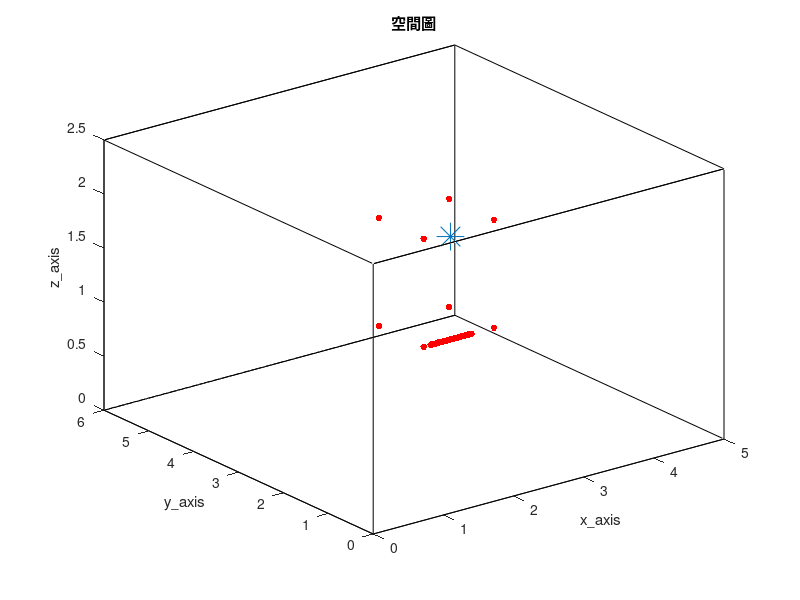

Reproduce this figure in MATLAB. (Note: this script raises an error after producing the figure.)
clc; clear;
close all;

% 加入資料夾 %
addpath('wpe_v1.33')

tic

%% RIR parameter %%
SorNum = 1;                                              % source number
MicNum_TDOA = 8;                                         % TDOA麥克風數量
MicNum = 38;                                             % number of microphone
c = 343;                                                 % Sound velocity (m/s)
fs = 16000;                                              % Sample frequency (samples/s)

% distributed 8 mic %
mic_x = [ 200 ; 300 ; 300 ; 200 ; 200 ; 300 ; 300 ; 200 ]./100;
mic_y = [ 200 ; 200 ; 300 ; 300 ; 200 ; 200 ; 300 ; 300 ]./100;
mic_z = [ 100 ; 100 ; 100 ; 100 ; 200 ; 200 ; 200 ; 200 ]./100;
MicPos = [mic_x, mic_y, mic_z,];

% ULA 30 mics %
MicStart = [210, 200, 100]/100;
spacing = 0.02;
for i = MicNum_TDOA+1:MicNum
    MicPos(i, :) = [MicStart(1, 1)+(i-(MicNum_TDOA+1))*spacing, MicStart(1, 2), MicStart(1, 3)];
end

SorPos = [270, 250, 180]/100;                            % source position (m)
room_dim = [500, 600, 250]/100;                          % Room dimensions [x y z] (m)
%%%%%%%%%%%%%%%%%%%%%%%%%%%%%%%%%%%%%%%%%%%%%%%%%%%%%%%%%%%%%%%%%%%%%%%%%%%%%%%%%%%%%%%%%%%%%%%%%%%%%%%%%%%%%%%%%%%
reverberation_time = 0.2;                                % Reverberation time (s)
points_rir = 2048;                                       % Number of rir points (需比 reverberation time 還長)
look_mic = 10;
%%%%%%%%%%%%%%%%%%%%%%%%%%%%%%%%%%%%%%%%%%%%%%%%%%%%%%%%%%%%%%%%%%%%%%%%%%%%%%%%%%%%%%%%%%%%%%%%%%%%%%%%%%%%%%%%%%%
mtype = 'omnidirectional';                               % Type of microphone
order = -1;                                              % -1 equals maximum reflection order!
dim = 3;                                                 % Room dimension
orientation = 0;                                         % Microphone orientation (rad)
hp_filter = 1;                                           % Disable high-pass filter

referencce_point = MicPos(1, :);
sorpos_groundtruth = SorPos - referencce_point;

% 畫空間圖 %
figure(1);
plot3( [0 room_dim(1, 1) room_dim(1, 1) 0 0 0 room_dim(1, 1) room_dim(1, 1) 0 0 room_dim(1, 1) room_dim(1, 1) 0 0 room_dim(1, 1) room_dim(1, 1)], ...
       [0 0 room_dim(1, 2) room_dim(1, 2) 0 0 0 room_dim(1, 2) room_dim(1, 2) room_dim(1, 2) room_dim(1, 2) room_dim(1, 2) room_dim(1, 2) 0 0 0], ...
       [0 0 0 0 0 room_dim(1, 3) room_dim(1, 3) room_dim(1, 3) room_dim(1, 3) 0 0 room_dim(1, 3) room_dim(1, 3) room_dim(1, 3) room_dim(1, 3) 0] , 'k')
hold on
plot3(MicPos(:, 1), MicPos(:, 2), MicPos(:, 3), 'r.', 'MarkerSize', 15)
hold on
plot3(SorPos(:, 1), SorPos(:, 2), SorPos(:, 3), '*', 'MarkerSize', 20)
hold off
xlabel('x\_axis')
ylabel('y\_axis')
zlabel('z\_axis')
title('空間圖')
shg

%% load ground-truth RIR (h) %%
% 產生 RIR 和存.mat 檔 %
h = rir_generator(c, fs, MicPos, SorPos, room_dim, reverberation_time, points_rir, mtype, order, dim, orientation, hp_filter);
rir_filename_str = ['h\h_', string(reverberation_time), 'x', string(MicNum), 'x', string(points_rir), '.mat'];
rir_filemane = join(rir_filename_str, '');
save(rir_filemane, 'h')

rir_filename_str = ['h\h_', string(reverberation_time), 'x', string(MicNum), 'x', string(points_rir), '.mat'];
rir_filemane = join(rir_filename_str, '');
load(rir_filemane)

%% window parameter %%
NFFT = 1024;
hopsize = 256;

win = hamming(NFFT);
osfac = round(NFFT/hopsize);

frequency = NFFT/2 + 1;
L = length(hopsize:hopsize:points_rir+2*NFFT-2);    % (len(win) + len(win) - 1) + points_rir - 1
freqs_vector = linspace(0, fs/2, frequency);

%% 讀音檔 (source) %%
Second = 23;
SorLen =  Second*fs;

% load speech source %
[source_transpose, fs] = audioread('245.wav', [1, SorLen]);
source = source_transpose.';

%% 產生麥克風訊號，先在時域上 convolution 再做 stft (y_nodelay y_delay Y_delay ) %%
% convolution source and RIR %
as = zeros(MicNum, points_rir+SorLen-1);
for i = 1 : MicNum
    as(i, :) = conv(h(i, :), source);
end

extra_delay_y = (ceil(NFFT/hopsize) - 1)*hopsize;    % put delay for equilization between time convolution and CTF 
y_delay = zeros(MicNum, SorLen);
y_delay(:, extra_delay_y+1:end) = as(:, 1:SorLen-extra_delay_y);
y_nodelay = as(:, 1:SorLen);

% y_delay 轉頻域 %
y_delay_transpose = y_delay.';
[Y_delay, ~, ~] = stft(y_delay_transpose, fs, Window=win, OverlapLength=NFFT-hopsize, FFTLength=NFFT, FrequencyRange='onesided');
NumOfFrame = size(Y_delay, 2);

%% TDOA localization %%
% GCC-PHAT for delay estimation %
delay = zeros(MicNum_TDOA-1, 1);
difference = zeros(MicNum_TDOA-1, 1);
for i = 1:MicNum_TDOA-1
    delay(i, :) = gccphat(y_nodelay(i+1,:).', y_nodelay(1,:).', fs);
    difference(i, :) = delay(i, :)*c;
end

% mics position with repect to reference point %
micpos = [mic_x, mic_y, mic_z,] - referencce_point;

% generate parameters matrix %
A = 2*[micpos(2:end, :), difference];
b = micpos(2:end, 1).^2 + micpos(2:end, 2).^2 + micpos(2:end, 3).^2 - difference.^2;
%%%%%%%%%%%%%%%%%%%%%%%%%%%%%%%%%%%%%%%%%%%%%%%%%%%%%%%%%%%%%%%%%%%%%%%%%%%%%%%%%%%%%%%%%%%%%%%%%%%%%%%%%%%%%%%%%%%
sigma = 0.01;
%%%%%%%%%%%%%%%%%%%%%%%%%%%%%%%%%%%%%%%%%%%%%%%%%%%%%%%%%%%%%%%%%%%%%%%%%%%%%%%%%%%%%%%%%%%%%%%%%%%%%%%%%%%%%%%%%%%
psi = 4*sigma^2*(ones(MicNum_TDOA-1, 1)*ones(MicNum_TDOA-1, 1).' + eye(MicNum_TDOA-1))*difference*difference.';
dia_load_psi = 1;
invpsi = inv(psi+dia_load_psi*eye(MicNum_TDOA-1)); 
P = [1 0 0 0;0 1 0 0;0 0 1 0;0 0 0 -1];

% find possible root %
syms Z
theta = pinv(A.'*invpsi*A+Z*P )*(A.'*invpsi*b);
I = theta.'*P*theta;
[num, den] = numden(I);
poly = sym2poly(num);
roots = roots(poly);
roots_real = roots(imag(roots)==0, :);    % 取只有實數的根
if isempty(roots_real)
    roots_real = [roots_real; 0];
end

% find actual root from posible root %
if size(roots_real, 1) > 1
    theta = zeros(4, size(roots_real, 1));
    costfun = zeros(size(roots_real, 1), 1);
    for i = 1:size(roots_real, 1)
        theta(:, i) = pinv(A.'*invpsi*A+roots_real(i, :)*P )*(A.'*invpsi*b);
        costfun(i, :) = (A*theta(:, i)-b).'*invpsi*(A*theta(:, i)-b);
    end

    [~, min_index] = min(costfun);
    sorpos_estimation = theta(1:3, min_index).';
else
    theta = pinv(A.'*invpsi*A+roots_real*P )*(A.'*invpsi*b);
    sorpos_estimation = theta(1:3, :).';
end

%% load y_wpe (y_wpe) %%
% do wpe %
y_wpe = wpe(y_nodelay.', 'wpe_parameter.m');
y_wpe = y_wpe.';

% 存 wpe mat %
y_wpe_filename_str = ['y\y_wpe_', string(reverberation_time), '.mat'];
y_wpe_filename = join(y_wpe_filename_str, '');
save(y_wpe_filename, 'y_wpe')

% load y_wpe %
y_wpe_filename_str = ['y\y_wpe_', string(reverberation_time), '.mat'];
y_wpe_filename = join(y_wpe_filename_str, '');
load(y_wpe_filename);

%% DAS beamformer (Y_DAS) %%
% 算 mic 與 source 之距離 %
distance = zeros(MicNum, SorNum);
for i = 1 : MicNum
    distance(i, :) =  sqrt(sum((SorPos - MicPos(i, :)).^2));    % 其實應該用sorpos_estimation+referencce_point 不過差不到一公分
end

% 算 a %
a = zeros(MicNum, SorNum, frequency);
for n = 1:frequency
    omega = 2*pi*freqs_vector(n);
    a(:, :, n) = exp(-1j*omega/c*distance)./distance;
end

% 算 DAS weight %
w = a/MicNum;

% 算 Y_DAS %
y_wpe_transpose = y_wpe.';
[Y_wpe, ~, ~] = stft(y_wpe_transpose, fs, Window=win, OverlapLength=NFFT-hopsize, FFTLength=NFFT, FrequencyRange='onesided');

Y_DAS = zeros(frequency, NumOfFrame);
for FrameNo= 1:NumOfFrame
    for n = 1: frequency
         Y_DAS(n, FrameNo) = w(:, :, n)'*squeeze(Y_wpe(n, FrameNo, :));
    end  

end

%%  Wiener filter %%
start_ini_frame = L;
ini_frame = NumOfFrame;

% compute Rss %
forfac_ini_Rss = 0.999;
Rss = zeros(L, L, frequency);
for FrameNo= start_ini_frame:ini_frame
    S_choose = Y_DAS(:, FrameNo+1-L:FrameNo).';
    for n = 1: frequency
         Rss(:,:,n) = forfac_ini_Rss*Rss(:,:,n) + (1-forfac_ini_Rss)*flip(S_choose(:,n)) * flip(S_choose(:,n))';
    end  

end

% compute Rsy %
forfac_ini_Rsy = 0.999;
Rsy = zeros(L, MicNum, frequency);
for FrameNo= start_ini_frame:ini_frame
    S_choose = Y_DAS(:, FrameNo+1-L:FrameNo).';
    Y_choose = squeeze(Y_delay(:, FrameNo, :)).';
    for n = 1: frequency
         Rsy(:,:,n) = forfac_ini_Rsy*Rsy(:,:,n) + (1-forfac_ini_Rsy)*flip(S_choose(:,n)) * Y_choose(:,n)';
    end 

end

% Wiener solution %
A = zeros(MicNum, L, frequency);
dia_load_ini = 10^(-7);
for n = 1:frequency
    A(:,:,n) = Rsy(:,:,n)'/(Rss(:,:,n) + dia_load_ini.*eye(L));
end

% A 轉回時域 %
A_forplot = zeros(frequency, L, MicNum);
for i = 1 : MicNum
    A_forplot(:, :, i) = squeeze(A(i, :, :)).';
end

A_tdomain = reconstruct_RIR_normalwindow(points_rir, NFFT, hopsize, L, win, fs, frequency, MicNum, A_forplot);    % dimension = MicNum x (points_rir+(osfac-1)*hopsize)
A_tdomain = A_tdomain(:, hopsize*(osfac-1)+1:end);
ratio_A_tdomain = zeros(MicNum, 1);
for i = 1:MicNum
    ratio_A_tdomain(i, :) = max(abs(h(i, :)))/max(abs(A_tdomain(i, :)));
end

A_tdomain = A_tdomain.*ratio_A_tdomain;

%  算 NRMSPM %
h_NRMSPM = reshape(h.', [MicNum*points_rir 1]);
aa_NRMSPM = reshape(A_tdomain.', [MicNum*points_rir 1]);
NRMSPM_Wiener = 20*log10(norm(h_NRMSPM-h_NRMSPM.'*aa_NRMSPM/(aa_NRMSPM.'*aa_NRMSPM)*aa_NRMSPM)/norm(h_NRMSPM));

% estimated RIR and absolute error plot %
h_yaxis_upperlimit = max(h(look_mic, :)) + 0.01;
h_yaxis_underlimit = min(h(look_mic, :)) - 0.01;
ATF = fft(h, points_rir, 2);
ATF_estimated = fft(A_tdomain, points_rir, 2);

figure(1)
subplot(2, 1, 1);
plot(h(look_mic, :), 'r');
hold on
plot(A_tdomain(look_mic, :), 'b');
hold off
ylim([h_yaxis_underlimit h_yaxis_upperlimit])
xlim([1 points_rir])
legend('ground-truth RIR', 'estimated RIR')
xlabel('time samples')
ylabel('RIR')

subplot(2, 1, 2);
plot(linspace(0, fs/2, points_rir/2+1), abs(ATF(look_mic, 1:points_rir/2+1) - ATF_estimated(look_mic, 1:points_rir/2+1)));
ylim([0 1])
xlabel('frequency (Hz)')
ylabel('absolute error')
shg

% save A and fig %
algorithm = 'Wiener';
A_filename_str = ['A\A_', string(reverberation_time), 'x', algorithm, '.mat'];
A_filename = join(A_filename_str, '');
save(A_filename, 'A')

fig_filename_str = ['fig\fig_', string(reverberation_time), 'x', algorithm, '.fig'];
fig_filename = join(fig_filename_str, '');
savefig(fig_filename)

% MINT %
g_len = floor(points_rir/1000)/4*3000;
weight_len = floor(g_len/4);
dia_load_MINT = 10^(-7);
source_MINT_Wiener = MINT(A_tdomain, y_nodelay, g_len, weight_len, dia_load_MINT);

%% RLS %%
start_ini_frame = L;
ini_frame = NumOfFrame;

% vector error RLS %
A = zeros(MicNum, L, frequency);
error = zeros(MicNum, (ini_frame-start_ini_frame+1), frequency);
lambda = 0.99;
for n = 1: frequency
    weight = zeros(L, MicNum);
    P = (1e-2)^-1*eye(L);
    for FrameNo = start_ini_frame:ini_frame
        Y_DAS_choose = flip(Y_DAS(n, FrameNo-L+1:FrameNo).');
        Y_delay_choose = squeeze(Y_delay(n, FrameNo, :));
        error(:, FrameNo-start_ini_frame+1, n) = Y_delay_choose' - Y_DAS_choose'*weight;
        k_RLS = lambda^-1*P*Y_DAS_choose/(1 + lambda^-1*Y_DAS_choose'*P*Y_DAS_choose);
        weight = weight + k_RLS*error(:, FrameNo-start_ini_frame+1, n).';
        P = lambda^-1*P - lambda^-1*k_RLS*Y_DAS_choose'*P;
    end

    A(:, :, n) = weight';
end

% A 轉回時域 %
A_forplot = zeros(frequency, L, MicNum);
for i = 1 : MicNum
    A_forplot(:, :, i) = squeeze(A(i, :, :)).';
end

A_tdomain = reconstruct_RIR_normalwindow(points_rir, NFFT, hopsize, L, win, fs, frequency, MicNum, A_forplot);    % dimension = MicNum x (points_rir+(osfac-1)*hopsize)
A_tdomain = A_tdomain(:, hopsize*(osfac-1)+1:end);
ratio_A_tdomain = zeros(MicNum, 1);
for i = 1:MicNum
    ratio_A_tdomain(i, :) = max(abs(h(i, :)))/max(abs(A_tdomain(i, :)));
end

A_tdomain = A_tdomain.*ratio_A_tdomain;

%  算 NRMSPM %
h_NRMSPM = reshape(h.', [MicNum*points_rir 1]);
aa_NRMSPM = reshape(A_tdomain.', [MicNum*points_rir 1]);
NRMSPM_RLS = 20*log10(norm(h_NRMSPM-h_NRMSPM.'*aa_NRMSPM/(aa_NRMSPM.'*aa_NRMSPM)*aa_NRMSPM)/norm(h_NRMSPM));

% estimated RIR and absolute error plot %
h_yaxis_upperlimit = max(h(look_mic, :)) + 0.01;
h_yaxis_underlimit = min(h(look_mic, :)) - 0.01;
ATF = fft(h, points_rir, 2);
ATF_estimated = fft(A_tdomain, points_rir, 2);

figure(2)
subplot(2, 1, 1);
plot(h(look_mic, :), 'r');
hold on
plot(A_tdomain(look_mic, :), 'b');
hold off
ylim([h_yaxis_underlimit h_yaxis_upperlimit])
xlim([1 points_rir])
legend('ground-truth RIR', 'estimated RIR')
xlabel('time samples')
ylabel('RIR')

subplot(2, 1, 2);
plot(linspace(0, fs/2, points_rir/2+1), abs(ATF(look_mic, 1:points_rir/2+1) - ATF_estimated(look_mic, 1:points_rir/2+1)));
ylim([0 1])
xlabel('frequency (Hz)')
ylabel('absolute error')
shg

% save A %
algorithm = 'RLS';
A_filename_str = ['A\A_', string(reverberation_time), 'x', algorithm, '.mat'];
A_filename = join(A_filename_str, '');
save(A_filename, 'A')

fig_filename_str = ['fig\fig_', string(reverberation_time), 'x', algorithm, '.fig'];
fig_filename = join(fig_filename_str, '');
savefig(fig_filename)

% MINT %
g_len = floor(points_rir/1000)/4*3000;
weight_len = floor(g_len/4);
dia_load_MINT = 10^(-7);
source_MINT_RLS = MINT(A_tdomain, y_nodelay, g_len, weight_len, dia_load_MINT);

%% Kalman filter %%
start_ini_frame = L;
ini_frame = NumOfFrame;

% Kalman filter %
A = zeros(MicNum, L, frequency);
parfor i = 1:MicNum
    for n =1:frequency
        weight = zeros(L, 1);
        P = 0.5*eye(L);    % error covariance matrix %
        K = zeros(L, 1);    % Kalman gain %
        R = 10^(-3);    % measurement noise covariance matrix %
        for FrameNo = start_ini_frame:ini_frame
            % no time update only have measurement update %
            K = P*flip(Y_DAS(n, FrameNo-L+1:FrameNo).')*inv(conj(flip(Y_DAS(n, FrameNo-L+1:FrameNo)))*P*flip(Y_DAS(n, FrameNo-L+1:FrameNo).') + R);
            weight = weight + K*(conj(Y_delay(n, FrameNo, i)) - conj(flip(Y_DAS(n, FrameNo-L+1:FrameNo)))*weight);
            P = P - K*conj(flip(Y_DAS(n, FrameNo-L+1:FrameNo)))*P;
        end
    
        A(i, :, n) = weight';
    end

end

% A 轉回時域 %
A_forplot = zeros(frequency, L, MicNum);
for i = 1 : MicNum
    A_forplot(:, :, i) = squeeze(A(i, :, :)).';
end

A_tdomain = reconstruct_RIR_normalwindow(points_rir, NFFT, hopsize, L, win, fs, frequency, MicNum, A_forplot);    % dimension = MicNum x (points_rir+(osfac-1)*hopsize)
A_tdomain = A_tdomain(:, hopsize*(osfac-1)+1:end);
ratio_A_tdomain = zeros(MicNum, 1);
for i = 1:MicNum
    ratio_A_tdomain(i, :) = max(abs(h(i, :)))/max(abs(A_tdomain(i, :)));
end

A_tdomain = A_tdomain.*ratio_A_tdomain;

%  算 NRMSPM %
h_NRMSPM = reshape(h.', [MicNum*points_rir 1]);
aa_NRMSPM = reshape(A_tdomain.', [MicNum*points_rir 1]);
NRMSPM_Kalman = 20*log10(norm(h_NRMSPM-h_NRMSPM.'*aa_NRMSPM/(aa_NRMSPM.'*aa_NRMSPM)*aa_NRMSPM)/norm(h_NRMSPM));

% estimated RIR and absolute error plot %
h_yaxis_upperlimit = max(h(look_mic, :)) + 0.01;
h_yaxis_underlimit = min(h(look_mic, :)) - 0.01;
ATF = fft(h, points_rir, 2);
ATF_estimated = fft(A_tdomain, points_rir, 2);

figure(3)
subplot(2, 1, 1);
plot(h(look_mic, :), 'r');
hold on
plot(A_tdomain(look_mic, :), 'b');
hold off
ylim([h_yaxis_underlimit h_yaxis_upperlimit])
xlim([1 points_rir])
legend('ground-truth RIR', 'estimated RIR')
xlabel('time samples')
ylabel('RIR')

subplot(2, 1, 2);
plot(linspace(0, fs/2, points_rir/2+1), abs(ATF(look_mic, 1:points_rir/2+1) - ATF_estimated(look_mic, 1:points_rir/2+1)));
ylim([0 1])
xlabel('frequency (Hz)')
ylabel('absolute error')
shg

% save A %
algorithm = 'Kalman';
A_filename_str = ['A\A_', string(reverberation_time), 'x', algorithm, '.mat'];
A_filename = join(A_filename_str, '');
save(A_filename, 'A')

fig_filename_str = ['fig\fig_', string(reverberation_time), 'x', algorithm, '.fig'];
fig_filename = join(fig_filename_str, '');
savefig(fig_filename)

% MINT %
g_len = floor(points_rir/1000)/4*3000;
weight_len = floor(g_len/4);
dia_load_MINT = 10^(-7);
source_MINT_Kalman = MINT(A_tdomain, y_nodelay, g_len, weight_len, dia_load_MINT);

%% save .wav 檔 %%
point_start_save = 18*fs;
source_max  = max(abs(source(1, point_start_save:end)));
source_MINT_Wiener_max  = max(abs(source_MINT_Wiener(1, point_start_save:end)));
source_MINT_RLS_max  = max(abs(source_MINT_RLS(1, point_start_save:end)));
source_MINT_Kalman_max  = max(abs(source_MINT_Kalman(1, point_start_save:end)));

audiowrite('wav\source.wav', source(1, point_start_save:end), fs)

ratio_y_nodelay = 0.8 / max(abs(y_nodelay(look_mic, point_start_save:end))) ;
y_filemane_str = ['wav\y_nodelay_partial_', string(reverberation_time), '.wav'];
y_filemane = join(y_filemane_str, '');
audiowrite(y_filemane, y_nodelay(look_mic, point_start_save:end)*ratio_y_nodelay, fs)

ratio_y_wpe = 0.8 / max(abs(y_wpe(look_mic, point_start_save:end))) ;
y_filemane_str = ['wav\y_wpe_partial_', string(reverberation_time), '.wav'];
y_filemane = join(y_filemane_str, '');
audiowrite(y_filemane, y_wpe(look_mic, point_start_save:end)*ratio_y_wpe, fs)

source_MINT_filemane_str = ['wav\source_predict_partial_Wiener_MINT_', string(reverberation_time), '.wav'];
source_MINT_filemane = join(source_MINT_filemane_str, '');
audiowrite(source_MINT_filemane, source_MINT_Wiener(1, point_start_save:end).*(source_max/source_MINT_Wiener_max), fs)

source_MINT_filemane_str = ['wav\source_predict_partial_RLS_MINT_', string(reverberation_time), '.wav'];
source_MINT_filemane = join(source_MINT_filemane_str, '');
audiowrite(source_MINT_filemane, source_MINT_RLS(1, point_start_save:end).*(source_max/source_MINT_RLS_max), fs)

source_MINT_filemane_str = ['wav\source_predict_partial_Kalman_MINT_', string(reverberation_time), '.wav'];
source_MINT_filemane = join(source_MINT_filemane_str, '');
audiowrite(source_MINT_filemane, source_MINT_Kalman(1, point_start_save:end).*(source_max/source_MINT_Kalman_max), fs)

fprintf('done\n')

toc
